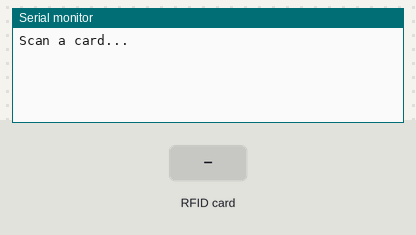
Simulated run of this sketch. Board: Arduino Uno, built with avr-gcc and run on an emulated ATmega328P. Parts: the last lines printed to the serial monitor. The inputs (shaded band) are chosen by the test bench.

Above: at 1.2 s.
1.3 s: RFID card B3 61 23 28 held to the reader
At 2.5 s:
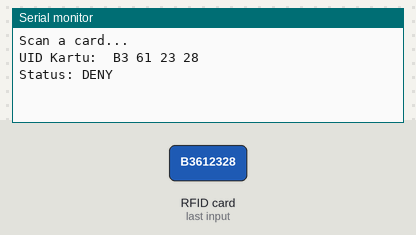
2.8 s: RFID card 5E 7A 19 C4 held to the reader
At 3.9 s:
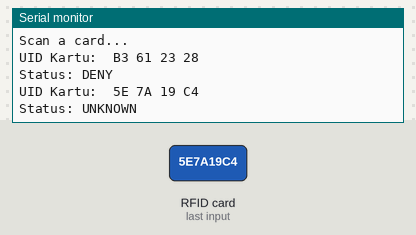

Measured:
- after the input at 1.3 s, the serial monitor: prints a new line at once (image 1)
- after the input at 2.8 s, the serial monitor: prints a new line at once (image 2)

The sketch:

sketch_nov1a.ino
```cpp
#include <SPI.h>
#include <MFRC522.h>

#define SS_PIN 10     // Pin SDA dihubungkan ke pin D10 Arduino
#define RST_PIN 9     // Pin RST dihubungkan ke pin D9 Arduino

MFRC522 rfid(SS_PIN, RST_PIN); // Inisialisasi instance dari MFRC522

// UID untuk tag deny dan allow (harus 4 byte untuk array ini)
byte denyUID[4] = {0xB3, 0x61, 0x23, 0x28}; // Ubah dengan UID kartu deny
byte allowUID[7] = {0x04, 0x44, 0x18, 0xBA, 0x19, 0x6D, 0x80}; // Ubah dengan UID KTP allow

void setup() {
  Serial.begin(9600);  // Inisialisasi komunikasi serial
  SPI.begin();         // Mulai komunikasi SPI
  rfid.PCD_Init();     // Inisialisasi modul RFID
  Serial.println("Scan a card...");
}

void loop() {
  // Cek apakah ada kartu baru yang didekatkan ke reader RFID
  if (!rfid.PICC_IsNewCardPresent()) {
    return;
  }

  // Cek apakah bisa membaca kartu
  if (!rfid.PICC_ReadCardSerial()) {
    return;
  }

  // Tampilkan UID kartu
  Serial.print("UID Kartu: ");
  for (byte i = 0; i < rfid.uid.size; i++) {
    Serial.print(rfid.uid.uidByte[i] < 0x10 ? " 0" : " ");
    Serial.print(rfid.uid.uidByte[i], HEX);
  }
  Serial.println();

  // Variabel untuk status
  String status;

  // Bandingkan UID dengan deny dan allow
  if (compareUID(rfid.uid.uidByte, denyUID)) {
    status = "DENY";
    Serial.println("Status: DENY");
  }
  else if (compareUID(rfid.uid.uidByte, allowUID)) {
    status = "ALLOW";
    Serial.println("Status: ALLOW");
  }
  else {
    status = "UNKNOWN";
    Serial.println("Status: UNKNOWN");
  }

  // Hentikan komunikasi dengan kartu
  rfid.PICC_HaltA();
}

// Fungsi untuk membandingkan UID
bool compareUID(byte* uid1, byte* uid2) {
  for (byte i = 0; i < 4; i++) { // Sesuaikan dengan panjang UID kartu
    if (uid1[i] != uid2[i]) {
      return false;
    }
  }
  return true;
}
```
